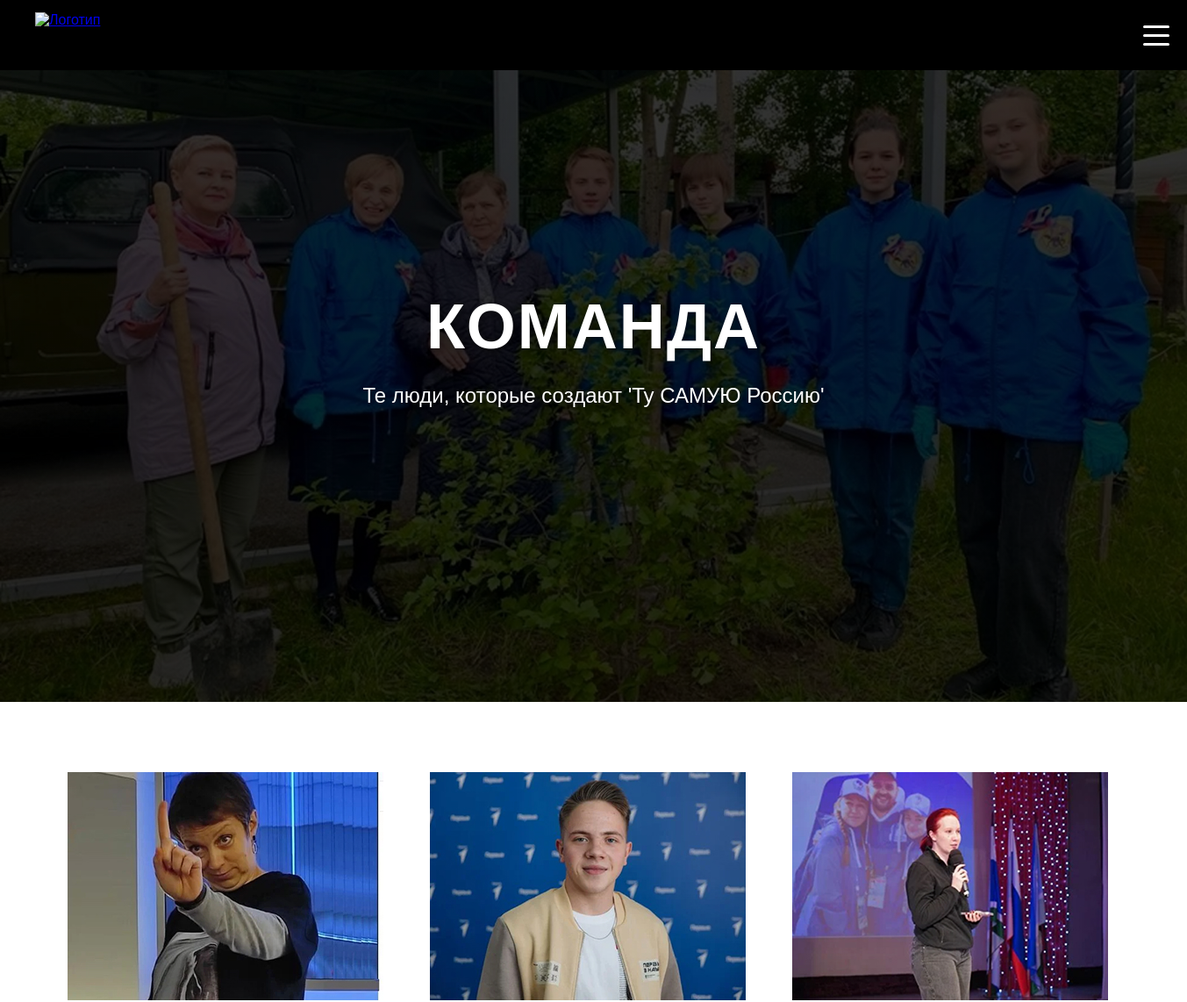
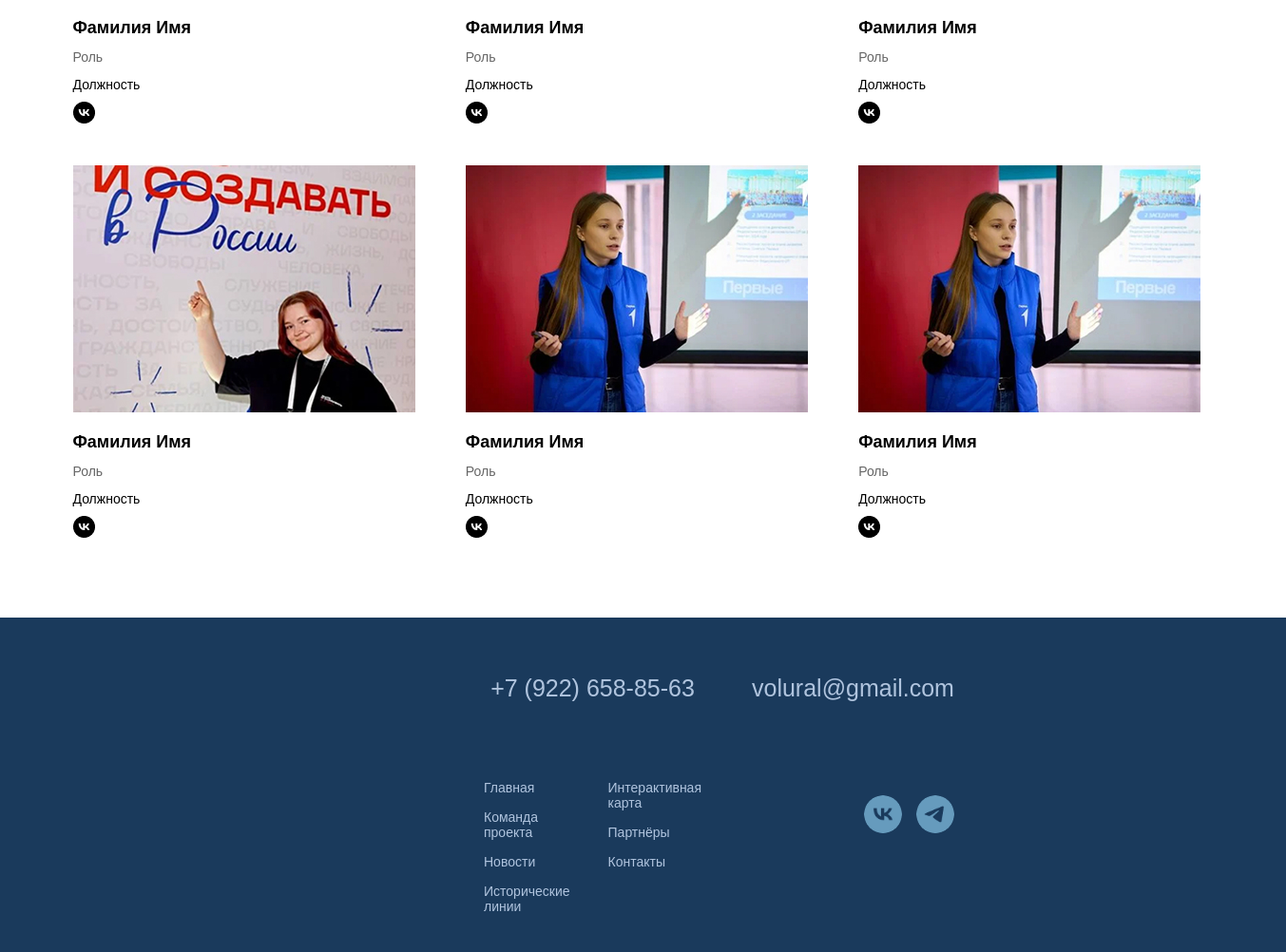
Screenshot of /teams/ with the database file from the repository (2 pictures, top to bottom).
### core/models.py (models this page shows, shortened)
class TeamMember(models.Model):
    name = models.CharField("Имя", max_length=200)
    role = models.CharField("Роль", max_length=200)
    position = models.CharField("Должность", max_length=200, blank=True)
    image = models.ImageField("Фото", upload_to='team_images/')
    social_link = models.URLField("Ссылка на соцсеть", blank=True)

### core/views.py (the view)
# urls.py: path('teams/', team_page, name='teams'),
def team_page(request):
    team_list = TeamMember.objects.all()
    return render(request, "teams.html", {"team_members": team_list})

### core/templates/teams.html (shortened to what this page needs)
<!DOCTYPE html>
<html lang="ru">
<head>
    {% load static %}
    <link rel="stylesheet" href="{% static 'css/main.css' %}">
    <link rel="stylesheet" href="{% static 'css/teams.css' %}">
</head>
<body>
    <header id="header">
        <div class="menu-container">
            <div class="logo">
                <a href="/" class="logo-link" aria-label="Главная">
                    <img src="https://static.tildacdn.info/tild3238-3263-4763-b737-373635623637/noroot.png" alt="Логотип">
                </a>
            </div>
            <button class="hamburger" id="hamburger" aria-label="Меню">
                <span></span>
                <span></span>
                <span></span>
            </button>
        </div>
    </header>
    <section id="team">
        <div class="team-image-wrapper">
            <img src="{% static 'img/teamMain.jpg' %}" alt="Команда проекта" class="team-background-image">
            <div class="team-overlay"></div>
            <div class="team-content">
                <h1 class="team-title">КОМАНДА</h1>
                <p class="team-subtitle">Те люди, которые создают 'Ту САМУЮ Россию'</p>
            </div>
        </div>
    </section>
    <section id="team-members">
        <div class="team-members-container">
            {% for member in team_members %}
            <div class="team-member-card">
                <div class="team-member-image">
                    <img src="{{ member.image.url }}" alt="{{ member.name }}">
                </div>
                <div class="team-member-info">
                    <h3 class="team-member-name">{{ member.name }}</h3>
                    <p class="team-member-role">{{ member.role }}</p>
                    <p class="team-member-position">{{ member.position }}</p>
                    {% if member.social_link %}
                    <a href="{{ member.social_link }}" target="_blank" aria-label="Social Link">
                        <img src="{% static 'img/linkVK.png' %}" alt="Social Link" class="team-member-social-icon">
                    </a>
                    {% endif %}
                </div>
            </div>
            {% empty %}
            <p>Участники команды пока не добавлены.</p>
            {% endfor %}
        </div>
    </section>
    <footer id="footer">
        <div class="footer-container">
            <div class="footer-middle">
                <a href="tel:+79226588563" class="footer-phone">+7 (922) 658-85-63</a>
                <div class="footer-nav-columns">
                    <div class="footer-nav-column">
                        <a href="main.html#hero" class="footer-link">Главная</a>
                        <a href="teams.html" class="footer-link">Команда проекта</a>
                        <a href="news.html" class="footer-link">Новости</a>
                        <a href="historyLine.html" class="footer-link">Исторические линии</a>
                    </div>
                    <div class="footer-nav-column">
                        <a href="main.html#interactive-map" class="footer-link">Интерактивная карта</a>
                        <a href="partners.html" class="footer-link">Партнёры</a>
                        <a href="contacts.html" class="footer-link">Контакты</a>
                    </div>
                </div>
            </div>
            <div class="footer-right">
                <a href="mailto:volural@gmail.com" class="footer-email">volural@gmail.com</a>
                <div class="footer-social">
                    <a href="#" target="_blank" class="footer-social-icon" aria-label="VKontakte">
                        <img src="{% static 'img/logoVK.png' %}" alt="VKontakte" class="footer-social-image">
                    </a>
                    <a href="#" target="_blank" class="footer-social-icon" aria-label="Telegram">
                        <img src="{% static 'img/logoTG.png' %}" alt="Telegram" class="footer-social-image">
                    </a>
                </div>
            </div>
        </div>
    </footer>
</body>
</html>

### core/static/css/main.css (style rules this page uses)
* { margin: 0; padding: 0; box-sizing: border-box; }
html { scroll-behavior: smooth; }
body { font-family: Arial, sans-serif; overflow-x: hidden; margin: 0; padding: 0; }
#header { background-color: #000; width: 100%; position: fixed; top: 0; left: 0; right: 0; z-index: 100; }
.menu-container { display: flex; align-items: center; justify-content: space-between; padding: 0 20px 0 40px; height: 80px; }
.logo { display: flex; align-items: center; }
.logo-link { display: inline-flex; align-items: center; }
.logo img { width: 120px; height: 53px; display: block; }
.hamburger { display: flex; flex-direction: column; justify-content: space-around; width: 30px; height: 30px; background: transparent; border: none; cursor: pointer; padding: 0; z-index: 10; }
.hamburger span { width: 30px; height: 3px; background-color: #fff; border-radius: 3px; transition: all 0.3s ease; transform-origin: center; }
#footer { background-color: #1a3a5c; color: #fff; padding: 60px 40px 40px; }
.footer-container { margin: 0 auto; display: grid; grid-template-columns: 1fr 1fr 1fr; align-items: start; }
.footer-middle { display: flex; flex-direction: column; gap: 82px; align-items: center; margin-left: 389px; margin-right: 53px; }
.footer-nav-columns { display: flex; gap: 40px; justify-content: center; }
.footer-nav-column { display: flex; flex-direction: column; gap: 15px; }
.footer-link { color: #b0c4de; text-decoration: none; font-size: 14px; transition: color 0.3s ease; }
.footer-right { padding-right: 339px; display: flex; flex-direction: column; gap: 98px; align-items: flex-end; }
.footer-phone, .footer-email { color: #b0c4de; text-decoration: none; font-size: 25px; transition: color 0.3s ease; }
.footer-social { display: flex; gap: 15px; }
.footer-social-icon { width: 40px; height: 40px; border-radius: 50%; display: flex; align-items: center; justify-content: center; transition: opacity 0.3s ease; }
.footer-social-image { width: 100%; height: 100%; object-fit: contain; border-radius: 50%; }

### core/static/css/teams.css (style rules this page uses)
html { scroll-behavior: smooth; }
body { margin: 0; padding: 0; }
#header { position: fixed; top: 0; left: 0; right: 0; z-index: 100; }
#team { width: 100%; height: 100vh; position: relative; margin: 0; padding: 0; }
.team-image-wrapper { position: relative; width: 100%; height: 100vh; overflow: hidden; }
.team-background-image { width: 100%; height: 100%; min-height: 100vh; object-fit: cover; display: block; }
.team-overlay { position: absolute; top: 0; left: 0; width: 100%; height: 100%; background: linear-gradient(to bottom, rgba(0, 0, 0, 0.3), rgba(0, 0, 0, 0.5)); z-index: 1; }
.team-content { position: absolute; top: 50%; left: 50%; transform: translate(-50%, -50%); text-align: center; z-index: 2; width: 90%; max-width: 1200px; }
.team-title { font-size: 72px; font-weight: bold; color: #fff; text-transform: uppercase; margin-bottom: 20px; text-shadow: 2px 2px 8px rgba(0, 0, 0, 0.5); letter-spacing: 2px; }
.team-subtitle { font-size: 24px; color: #fff; text-shadow: 2px 2px 6px rgba(0, 0, 0, 0.5); line-height: 1.5; }
#team-members { padding: 80px 40px; background-color: #fff; }
.team-members-container { max-width: 1200px; margin: 0 auto; display: grid; grid-template-columns: repeat(3, 1fr); gap: 40px; }
.team-member-card { display: flex; flex-direction: column; background-color: #fff; }
.team-member-image { width: 360px; height: 260px; overflow: hidden; background-color: #e0e0e0; margin-bottom: 20px; }
.team-member-image img { width: 100%; height: 100%; object-fit: cover; }
.team-member-info { display: flex; flex-direction: column; gap: 10px; }
.team-member-name { font-size: 18px; font-weight: bold; color: #000; margin: 0; line-height: 1.3; }
.team-member-role { font-size: 14px; color: #666; margin: 0; line-height: 1.4; }
.team-member-position { font-size: 14px; color: #000; font-weight: 500; margin: 0; }

### rows the page displays
TeamMember: image (picture), name "Фамилия Имя", role "Роль", position "Должность"
TeamMember: image (picture), name "Фамилия Имя", role "Роль", position "Должность"
TeamMember: image (picture), name "Фамилия Имя", role "Роль", position "Должность"
TeamMember: image (picture), name "Фамилия Имя", role "Роль", position "Должность"
TeamMember: image (picture), name "Фамилия Имя", role "Роль", position "Должность"
TeamMember: image (picture), name "Фамилия Имя", role "Роль", position "Должность"
